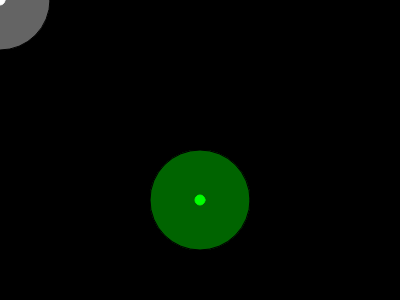
Frame 1 (no input)
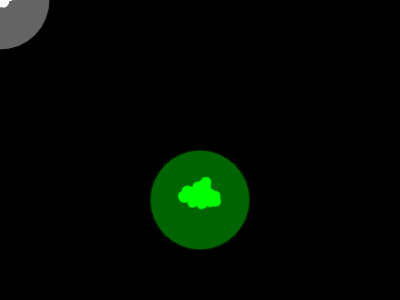
Frame 60 (no input)
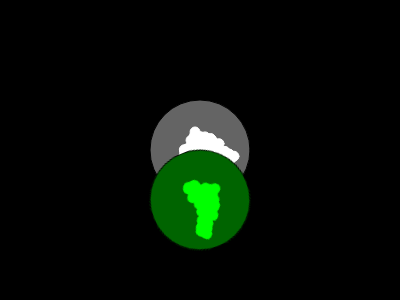
Frame 120 (the mouse pressed at the canvas centre since frame 60)

The p5.js sketch that drew these frames (run headless with seeded random() and noise() and a simulated clock; from frame 60 on, the mouse is pressed at the canvas centre):

// p5.js sketch
// ── sketch.js
let cnv;
let x = 50;
let y = 50;
let angle =0;

function setup() {
  createCanvas(400, 300);
  cnv = createGraphics(100,100);
  //cnv.background(100);
  cnv.fill(100);
  cnv.ellipse(50,50,100);
  
}

function draw() {
  background(0);
   cnv.stroke(255);
   cnv.fill(255);
   cnv.ellipse(x,y,10);
  x += random(-5,5)
  y += random (-5,5);
  
  imageMode(CENTER);
  image(cnv,mouseX,mouseY);
  
  push();
  translate(200,200);
  rotate(angle);
  tint(0,255,0);
  image(cnv,0,0);
  pop();
  
  angle += 0.01;

}
